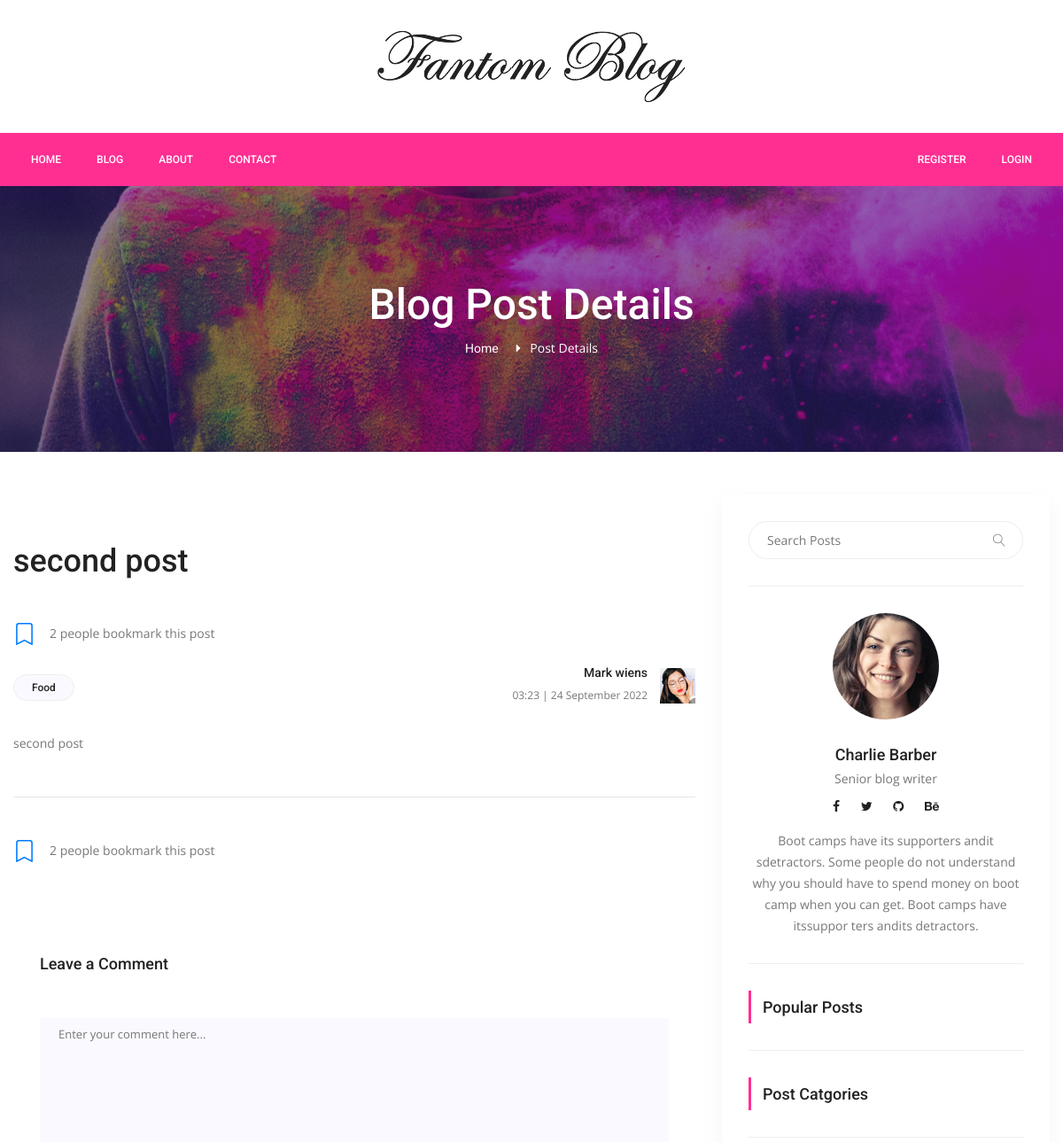
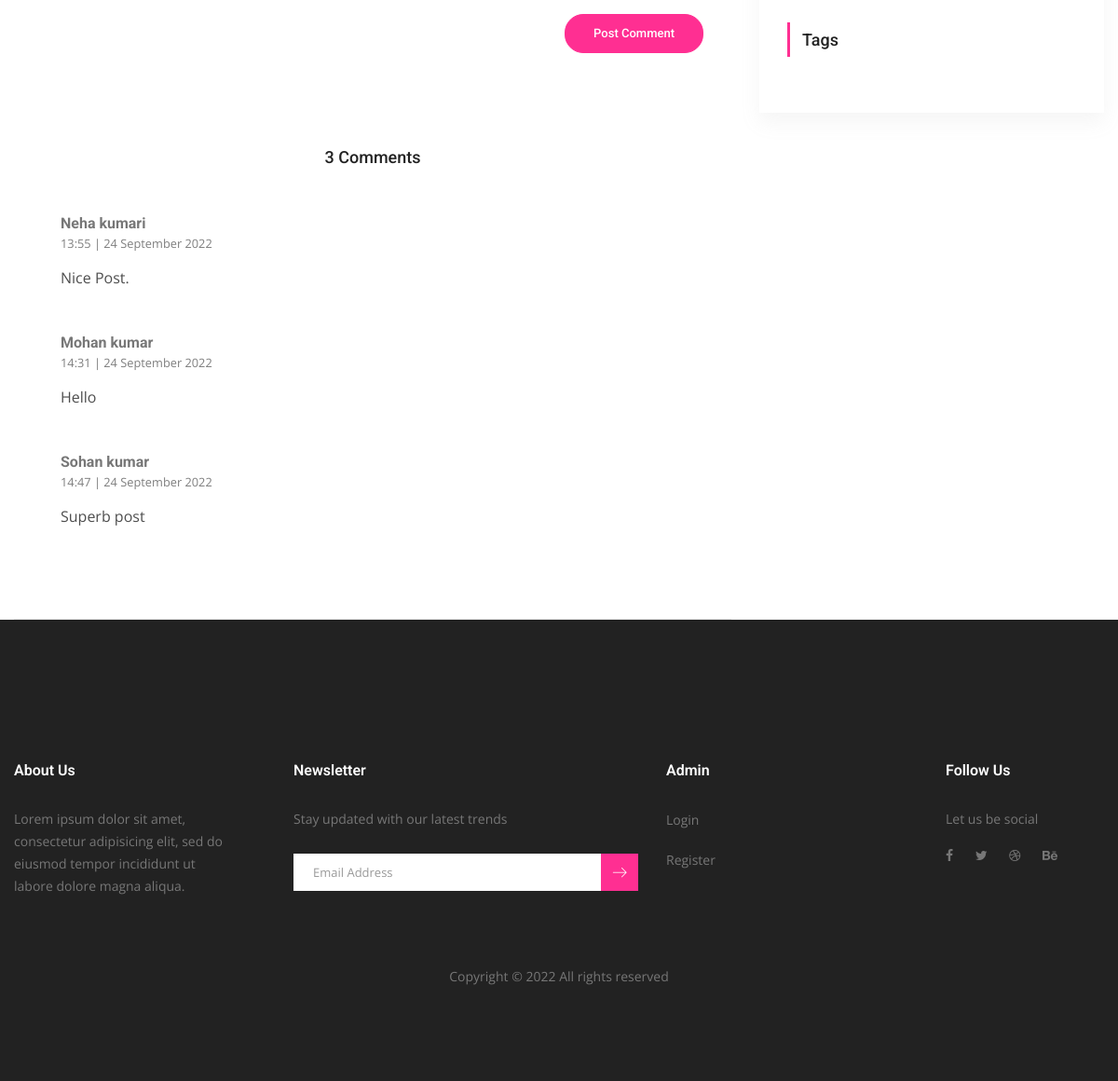
Page /post-detail/2 on the committed database (2 pictures, top to bottom).
### server.py (models this page shows)
class Post(db.Model):
    __tablename__ = "posts"
    id = db.Column(db.Integer, primary_key=True)
    title = db.Column(db.String(500), unique=True, nullable=False)
    subtitle = db.Column(db.String(500), nullable=False)
    description = db.Column(db.Text, nullable=False)
    image_url = db.Column(db.String(500), nullable=False)
    category = db.Column(db.String(250), nullable=False)
    tags = db.Column(db.String(500), nullable=False)
    total_view = db.Column(db.Integer, nullable=False)
    created_date = db.Column(db.String(250), nullable=False)
    updated_date = db.Column(db.String(250), nullable=False)
    post_info = db.relationship("Bookmark", back_populates="post")
    comment_post_info = db.relationship("Comment", back_populates="post")

class Comment(db.Model):
    __tablename__ = "comments"
    id = db.Column(db.Integer, primary_key=True)
    text_comment = db.Column(db.Text, nullable=False)
    date_comment = db.Column(db.String(250), default=dt.now().strftime("%H:%M | %d %B %Y"), nullable=False)
    user_id = db.Column(db.Integer, ForeignKey('users.id'))
    user = db.relationship("User", back_populates="comment_info")
    post_id = db.Column(db.Integer, ForeignKey('posts.id'))
    post = db.relationship("Post", back_populates="comment_post_info")

class User(UserMixin, db.Model):
    __tablename__ = 'users'
    id = db.Column(db.Integer, primary_key=True)
    admin = db.Column(db.Boolean, default=False, nullable=False)
    active = db.Column(db.Boolean, default=True, nullable=False)
    secret_key = db.Column(db.String(250), default=uuid.uuid4().hex, nullable=False)
    created_date = db.Column(db.String(250), nullable=False)
    last_login = db.Column(db.String(250), nullable=False)
    firstName = db.Column(db.String(250), nullable=False)
    lastName = db.Column(db.String(250), nullable=False)
    email = db.Column(db.String(250), unique=True, nullable=False)
    phone = db.Column(db.String(15), unique=True, nullable=False)
    profile_image = db.Column(db.String(500), nullable=False)
    password = db.Column(db.String(250), nullable=False)
    contacts_info = db.relationship("Contact", back_populates="user")
    bookmark_info = db.relationship("Bookmark", back_populates="user")
    comment_info = db.relationship("Comment", back_populates="user")

### server.py (the view, shortened to what this page needs)
@app.route("/post-detail/<int:post_id>", methods=["GET","POST"])
def post_detail(post_id):
    post = Post.query.get(post_id)
    if post == None:
        return redirect(url_for("blog"))
    post.total_view += 1
    db.session.add(post)
    db.session.commit()
    search = request.args.get("search")
    if search != None:
        search_posts = Post.query.filter(Post.title.contains(search)).all()
        return render_template("blog/pages/search.html", path=request.path, posts=search_posts, sidebar=sidebar, logged_in=current_user.is_authenticated)
    category = request.args.get("category")
    if category != None:
        category_posts = Post.query.filter_by(category=category).all()
        return render_template("blog/pages/search.html", path=request.path, posts=category_posts, sidebar=sidebar, logged_in=current_user.is_authenticated)
    query_tag = request.args.get("tag")
    saved = True
    total_bookmark = 0
    if current_user.is_authenticated != True:
        saved = False
    if current_user.is_authenticated == True:
        bookmark = Bookmark.query.filter_by(user_id=current_user.id, post_id=post.id).first()
        if bookmark == None:
            saved = False
    count_bookmark = Bookmark.query.filter_by(post_id=post_id).all()
    total_bookmark = len(count_bookmark)
    comments = Comment.query.order_by(Comment.date_comment).filter_by(post_id=post_id).all()
    return render_template("blog/pages/post-detail.html", post=post, sidebar=sidebar, logged_in=current_user.is_authenticated, saved=saved, total_bookmark=total_bookmark, comments=comments, total_comments=len(comments), user=current_user)

### templates/blog/pages/post-detail.html (shortened to what this page needs)
{% extends "blog/layouts/base.html" %}
{% block content %}
<section class="banner_area">
  <div class="banner_inner d-flex align-items-center">
    <div
      class="overlay bg-parallax"
      data-stellar-ratio="0.9"
      data-stellar-vertical-offset="0"
      data-background=""
    ></div>
    <div class="container">
      <div class="banner_content text-center">
        <h2>Blog Post Details</h2>
        <div class="page_link">
          <a href="{{ url_for('home') }}">Home</a>
          <span style="color: white">Post Details</span>
        </div>
      </div>
    </div>
  </div>
</section>
<section class="blog_area pt-5 single-post-area">
  <div class="container">
    <div class="row">
      <div class="col-lg-8">
        <div class="main_blog_details">
          <a href="#"><h4>{{ post.title }}</h4></a>
          <div class="post-bookmark">
            <div>
              <a href="{{ url_for('bookmark', post_id=post.id) }}">
              </a>
            </div>
            <div>{{ total_bookmark }} people bookmark this post</div>
          </div>
          <div class="user_details">
            <div class="float-left">
              <a href="#">{{ post.category }}</a>
            </div>
            <div class="float-right">
              <div class="media">
                <div class="media-body">
                  <h5>Mark wiens</h5>
                  <p>{{ post.updated_date }}</p>
                </div>
                <div class="d-flex">
                  <img
                    src="{{ url_for('static', filename='img/blog/user-img.jpg') }}"
                    alt=""
                  />
                </div>
              </div>
            </div>
          </div>
          <div class="post-desc-img">{{ post.description | safe }}</div>
          <hr class="mt-5" />
          <div class="post-bookmark">
            <div>
              <a href="{{ url_for('bookmark', post_id=post.id) }}">
              </a>
            </div>
            <div>{{ total_bookmark }} people bookmark this post</div>
          </div>
        </div>
        <div class="comment-form">
          <h4>Leave a Comment</h4>
          <form method="POST">
            <div class="form-group">
              <textarea
                class="form-control mb-10"
                rows="5"
                name="comment"
                placeholder="Enter your comment here..."
                required
              ></textarea>
            </div>
            <button type="submit" class="primary-btn submit_btn">
              Post Comment
            </button>
          </form>
        </div>
        <div class="comments-area">
          <h4>{{ total_comments }} Comments</h4>
          <div class="comment-list">
            {% for comment in comments %}
            <div
              class="single-comment justify-content-between d-flex"
              style="margin: 2rem 0 3rem"
            >
              <div class="user justify-content-between d-flex">
                <div class="desc">
                  <h5>
                    {{ comment.user.firstName }} {{ comment.user.lastName }}
                  </h5>
                  <p
                    class="date"
                    style="color: rgb(126, 126, 126); font-size: 0.8rem"
                  >
                    {{ comment.date_comment }}
                  </p>
                  <p
                    class="comment"
                    style="color: rgb(78, 78, 78); font-size: 1rem"
                  >
                    {{ comment.text_comment }}
                  </p>
                </div>
              </div>
            </div>
            {% endfor %}
          </div>
        </div>
      </div>
      <div class="col-lg-4">{% include 'blog/include/sidebar.html' %}</div>
    </div>
  </div>
</section>
{% endblock %}

### rows in the picture
Post: title "second post", category "Food", updated_date "03:23 | 24 September 2022", description "second post"
Comment: user.firstName "Neha", user.lastName "kumari", date_comment "13:55 | 24 September 2022", text_comment "Nice Post."
Comment: user.firstName "Mohan", user.lastName "kumar", date_comment "14:31 | 24 September 2022", text_comment "Hello"
Comment: user.firstName "Sohan", user.lastName "kumar", date_comment "14:47 | 24 September 2022", text_comment "Superb post"

### other values in the picture
{{ total_bookmark }} "2"
{{ total_comments }} "3"
